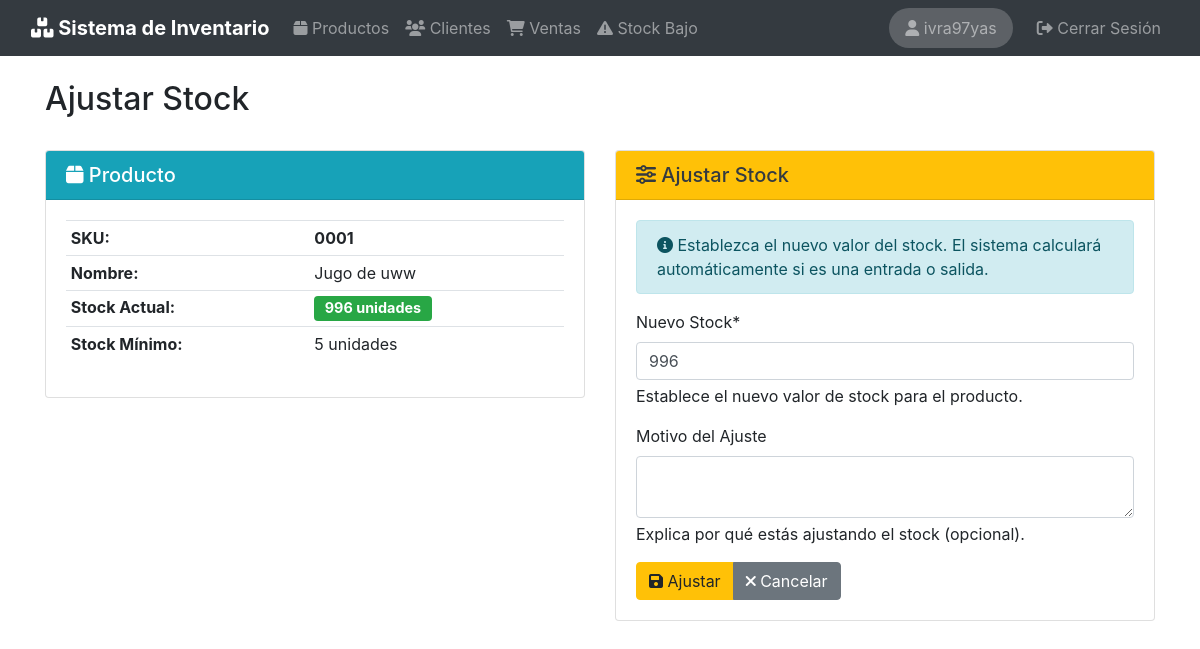
The page /productos/1/ajustar-stock/ (signed in) on the database its author committed.
### productos/models.py (models this page shows, shortened)
class Producto(models.Model):
    sku = models.CharField("SKU", max_length=50, unique=True, help_text="Código de identificación único")
    nombre = models.CharField("Nombre", max_length=50)
    descripcion = models.CharField("Descripcion", max_length=200)
    precio = models.DecimalField("Precio", max_digits=10, decimal_places=2)
    stock = models.IntegerField(default=0)
    stock_minimo = models.IntegerField(default=5, verbose_name="Stock Minimo")
    imagen = models.ImageField(
        "Imagen",
        upload_to=get_image_path,
        validators=[validate_image_size],
        blank=True,
        null=True,
        help_text="Formatos permitidos: jpg, png, gif. Tamaño maximo: 5MB"
    )
    fecha_creacion = models.DateTimeField("Fecha de creacion", auto_now_add=True)
    fecha_actualizacion = models.DateTimeField("Fecha de creacion", auto_now=True)
    class Meta:
        verbose_name = 'Producto'
        verbose_name_plural = 'Productos'
        ordering = ['nombre']
    @property
    def necesita_reposicion(self):
        return self.stock < self.stock_minimo

### productos/views.py (the view, shortened to what this page needs)
# urls.py: path('<int:pk>/ajustar-stock/', views.AjusteStockView.as_view(), name='ajustar_stock'),
class AjusteStockView(LoginRequiredMixin, FormView):
    form_class = AjusteStockForm
    template_name = "productos/ajuste_stock_form.html"
    def get_form_kwargs(self):
        kwargs = super().get_form_kwargs()
        kwargs["producto"] = get_object_or_404(Producto, pk=self.kwargs["pk"])
        return kwargs
    def get_context_data(self, **kwargs):
        context = super().get_context_data(**kwargs)
        context["producto"] = get_object_or_404(Producto, pk=self.kwargs["pk"])
        return context

### templates/productos/ajuste_stock_form.html (shortened to what this page needs)
{% extends 'base.html' %}
{% load bootstrap4 %}
{% load crispy_forms_tags %}
{% block header %}Ajustar Stock{% endblock %}
{% block content %}
<div class="row">
    <div class="col-md-6">
        <div class="card mb-3">
            <div class="card-header bg-info text-white">
                <h5 class="mb-0"><i class="fas fa-box"></i> Producto</h5>
            </div>
            <div class="card-body">
                <table class="table table-sm">
                    <tr>
                        <th>SKU:</th>
                        <td><strong>{{ producto.sku }}</strong></td>
                    </tr>
                    <tr>
                        <th>Nombre:</th>
                        <td>{{ producto.nombre }}</td>
                    </tr>
                    <tr>
                        <th>Stock Actual:</th>
                        <td>
                            <span class="badge badge-{% if producto.necesita_reposicion %}warning{% else %}success{% endif %} badge-lg">
                                {{ producto.stock }} unidades
                            </span>
                        </td>
                    </tr>
                    <tr>
                        <th>Stock Mínimo:</th>
                        <td>{{ producto.stock_minimo }} unidades</td>
                    </tr>
                </table>
            </div>
        </div>
    </div>
    <div class="col-md-6">
        <div class="card">
            <div class="card-header bg-warning text-dark">
                <h5 class="mb-0"><i class="fas fa-sliders-h"></i> Ajustar Stock</h5>
            </div>
            <div class="card-body">
                <div class="alert alert-info">
                    <i class="fas fa-info-circle"></i> Establezca el nuevo valor del stock. El sistema calculará automáticamente si es una entrada o salida.
                </div>
                <form method="post">
                    {{ form|crispy }}
                    <div class="btn-group">
                        <button type="submit" class="btn btn-warning">
                            <i class="fas fa-save"></i> Ajustar
                        </button>
                        <a href="{% url 'productos:producto_detail' producto.pk %}" class="btn btn-secondary">
                            <i class="fas fa-times"></i> Cancelar
                        </a>
                    </div>
                </form>
            </div>
        </div>
    </div>
</div>
{% endblock %}

### templates/base.html (shortened to what this page needs)
{% load bootstrap4 %}
{% load static %}
<!DOCTYPE html>
<html lang="es">
<head>
    {% bootstrap_css %}
    <link rel="stylesheet" href="https://cdnjs.cloudflare.com/ajax/libs/font-awesome/6.0.0/css/all.min.css">
</head>
<body>
    <nav class="navbar navbar-expand-lg navbar-dark bg-dark">
        <div class="container-fluid">
            <a class="navbar-brand" href="{% url 'productos:producto_list' %}">
                <i class="fas fa-boxes"></i> Sistema de Inventario
            </a>
            <div class="collapse navbar-collapse" id="navbarNav">
                <ul class="navbar-nav mr-auto">
                    <li class="nav-item">
                        <a class="nav-link" href="{% url 'productos:producto_list' %}">
                            <i class="fas fa-box"></i> Productos
                        </a>
                    </li>
                    <li class="nav-item">
                        <a class="nav-link" href="{% url 'clientes:cliente_list' %}">
                            <i class="fas fa-users"></i> Clientes
                        </a>
                    </li>
                    <li class="nav-item">
                        <a class="nav-link" href="{% url 'ventas:venta_list' %}">
                            <i class="fas fa-shopping-cart"></i> Ventas
                        </a>
                    </li>
                    <li class="nav-item">
                        <a class="nav-link" href="{% url 'productos:stock_bajo_list' %}">
                            <i class="fas fa-exclamation-triangle"></i> Stock Bajo
                        </a>
                    </li>
                </ul>
                <ul class="navbar-nav ml-auto">
                    {% if user.is_authenticated %}
                    <li class="nav-item">
                        <span class="navbar-text user-badge mr-3">
                            <i class="fas fa-user"></i> {{ user.username }}
                        </span>
                    </li>
                    <li class="nav-item">
                        <a class="nav-link" href="{% url 'account_logout' %}">
                            <i class="fas fa-sign-out-alt"></i> Cerrar Sesión
                        </a>
                    </li>
                    {% else %}
                    <li class="nav-item">
                        <a class="nav-link" href="{% url 'account_login' %}">
                            <i class="fas fa-sign-in-alt"></i> Iniciar Sesión
                        </a>
                    </li>
                    {% endif %}
                </ul>
            </div>
        </div>
    </nav>
    <div class="container mt-4">
        {% block page_header %}
        <div class="d-flex justify-content-between align-items-center mb-4">
            <h2>{% block header %}{% endblock %}</h2>
        </div>
        {% endblock %}
        {% block content %}
        {% endblock %}
    </div>
</body>
</html>

### templates/base.html (style rules this page uses)
.navbar-brand { font-weight: bold; }
.badge-lg { font-size: 0.9rem; padding: 0.35rem 0.65rem; }
.user-badge { background-color: rgba(255, 255, 255, 0.2); padding: 0.5rem 1rem; border-radius: 20px; }

### rows shown on the page
Producto: sku "0001", nombre "Jugo de uww", stock "996", stock_minimo "5"

### other values the page prints
{{ user.username }} "ivra97yas"
